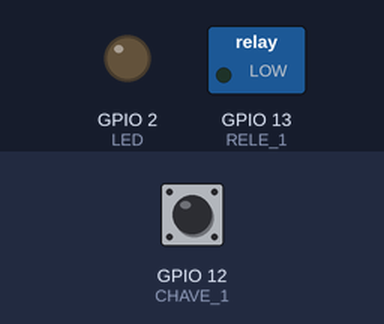
The program below on a simulated ESP8266 (Wemos D1 mini). Parts: switched loads named in the program (green lamp = pin HIGH), output pins drawn as LEDs (lit = HIGH). The inputs (shaded band) are chosen by the test bench; at power-on: GPIO 12 (CHAVE_1) HIGH. Uploads are accepted with an empty reply; no MQTT or app messages arrive unless stated; what the program prints to the serial monitor is not drawn.

Above: at 3.0 s.
3.1 s: GPIO 12 (CHAVE_1) pulled LOW for 0.15 s
At 3.7 s:
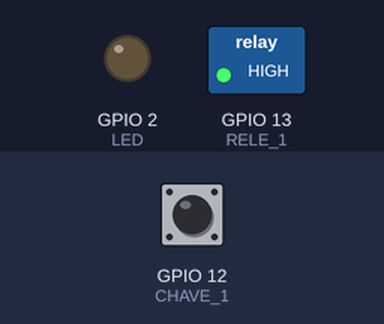
4.7 s: GPIO 12 (CHAVE_1) pulled LOW for 1 s
At 6.2 s:
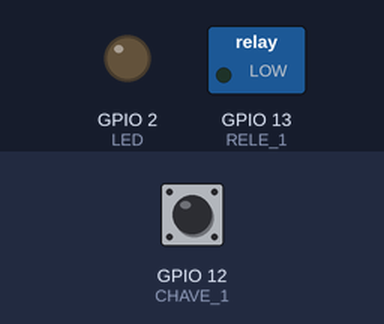
7.2 s: GPIO 12 (CHAVE_1) pulled LOW for 3.2 s
At 8.1 s:
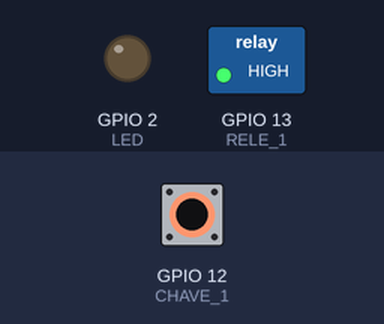
Timing chart, 0 to 10.2 s (numbered marks = the images above; inputs shaded):
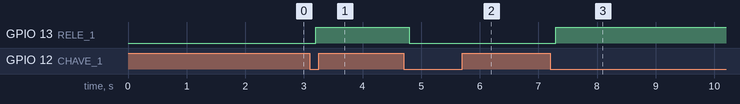

Measured:
- after the input at 3.1 s, GPIO 13 (RELE_1): LOW → HIGH after 0.10 s
- after the input at 4.7 s, GPIO 13 (RELE_1): HIGH → LOW after 0.10 s
- after the input at 7.2 s, GPIO 13 (RELE_1): LOW → HIGH after 0.10 s

The program:

main.cpp
```cpp
#include <ArduinoOTA.h>
#include <ESP8266WiFi.h>
#include <SaIoTDeviceLib.h>
#include <Ticker.h>


//chaves
const int CHAVE_1 = 12;  //D6

//reles
const int LED = LED_BUILTIN;
const int RELE_1 = 13; //D7


//Parametros Amostragem
const int tempoCadaAmostragem = 10; //em MS
const int maxLeituras = 20;

//estados
volatile bool stateOnOff = false;
volatile bool stateLED_1 = false;
volatile bool wasReported_1 = true;


//bloqueio
volatile bool bloquear = false;
volatile bool contando = false;
unsigned long int blockTime = 0;
unsigned short int cont = 0;
unsigned long int countTime = 0;

//processamento botões
volatile bool lendo_1 = false;
unsigned long int lastTime_1 = 0;
short int media_1 = 0;
short int leituras_1 = 0;
volatile short int qntLeituras_1 = 0;


//interrupçao interna
Ticker amostragem;

int report(int, int);
void interrupcao_1();


//Parametros da conexão
WiFiClient espClient;

//Parametros do device
SaIoTDeviceLib sonoff("Lampadas", "2404LAB", "ricardo@email.com");
SaIoTController toggle_1("{\"key\":\"on_1\",\"class\":\"toggle\",\"tag\":\"01\"}");
String senha = "12345678910";

//Funções MQTT
void callback(char *topic, byte *payload, unsigned int length);
//Funções padão
void setup();
void loop();
//funções
void writeAndReport(int port, int value);
void ICACHE_RAM_ATTR setAmostragem();
void verifyBlock();
void verifyReport();

void setup()
{
  //Serial.begin(115200);
  pinMode(CHAVE_1, INPUT_PULLUP);
  pinMode(RELE_1, OUTPUT);
  pinMode(LED, OUTPUT);

  delay(80);
  attachInterrupt(digitalPinToInterrupt(CHAVE_1), interrupcao_1, FALLING);


  //lib2
  sonoff.addController(toggle_1);
  sonoff.preSetCom(espClient, callback, 240);
  sonoff.start(senha);
}

void loop()
{
  sonoff.handleLoop();
  verifyBlock();
  verifyReport();
}
void verifyReport()
{
  if (!wasReported_1)
  {
    wasReported_1 = !report(RELE_1, stateLED_1);
  }

}

void verifyBlock()
{
  if (cont != 0 && !contando) //inicio da contagem de vezes apertadas/tempo
  {
    countTime = millis();
    contando = true;
  }
  else if (cont >= 12)
  {
    //zerar e bloquear
    digitalWrite(LED, HIGH);
    bloquear = true;
    blockTime = millis();
    //Serial.println("BLOQUEOU");
    cont = 0;
    contando = false;
  }
  else if (contando && (abs(millis() - countTime) > 10000))
  {
    //zerar
    cont = 0;
    contando = false;
    //Serial.println("Resetou a contagem");
  }
  if (bloquear && (abs(millis() - blockTime) > 10000))
  {
    //Serial.println("Desbloqueou ");
    bloquear = false;
    digitalWrite(LED, LOW);
  }
}

void writeAndReport(int port, int value)
{
  digitalWrite(port, value);
  String cKey;
  report(port, value);
}

void interrupcao_1()
{
  if (!lendo_1 && (abs(millis() - lastTime_1) > 300) && !bloquear) //trocar 300 por um define -> intervalo de tempo entre o inicio de duas leituras
  {
    //Serial.println("Habilitou01");
    amostragem.attach_ms(tempoCadaAmostragem, setAmostragem);
    lendo_1 = true;
  }
}


void ICACHE_RAM_ATTR setAmostragem()
{
  if (lendo_1)
  {
    if (!digitalRead(CHAVE_1))
    {
      media_1++;
    }
    qntLeituras_1++;
    if (media_1 >= (maxLeituras / 2) || qntLeituras_1 >= maxLeituras)
    {
      if (media_1 >= (maxLeituras / 2) && !bloquear)
      {
        stateLED_1 = !stateLED_1;
        wasReported_1 = false;
        //Serial.println("ACENDER LUZ 1");
        cont++;
        digitalWrite(RELE_1, stateLED_1);
        //acender luz
      }
      media_1 = 0;
      qntLeituras_1 = 0;
      lendo_1 = false;
      lastTime_1 = millis();

    }
  }

  if (!lendo_1 )
  {
    amostragem.detach(); // Desabilita interrupção interna
  }

}

int report(int type, int value)
{
  String cKey;
  if (type == RELE_1)
  {
    cKey = toggle_1.getKey();
  }

  return !sonoff.reportController(cKey, value);
}

void callback(char *topic, byte *payload, unsigned int length)
{
  String payloadS;
  //Serial.print("Topic: ");
  //Serial.println(topic);
  for (unsigned int i = 0; i < length; i++)
  {
    payloadS += (char)payload[i];
  }
  if (strcmp(topic, sonoff.getSerial().c_str()) == 0)
  {
    //Serial.println("SerialLog: " + payloadS);
  }
  if (strcmp(topic, (sonoff.getSerial() + toggle_1.getKey()).c_str()) == 0)
  {
    //Serial.println("Value: " + payloadS);
    if (!bloquear)
    {
      cont++;
      digitalWrite(RELE_1, payloadS.toInt());
      stateLED_1 = payloadS.toInt();

      //chegando um dado direto pra um dos botoes menores, atualiza o estado e escreve na porta
    }
    else
    {
      report(RELE_1, stateLED_1);
    }
  }

}
```
